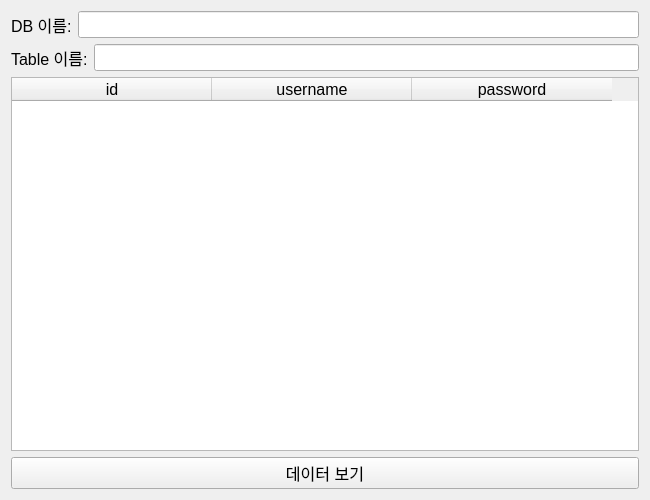
<?xml version="1.0" encoding="UTF-8"?>
<ui version="4.0">
 <class>Form</class>
 <widget class="QWidget" name="Form">
  <property name="geometry">
   <rect>
    <x>0</x>
    <y>0</y>
    <width>650</width>
    <height>500</height>
   </rect>
  </property>
  <property name="windowTitle">
   <string>Form</string>
  </property>
  <layout class="QVBoxLayout" name="verticalLayout">
   <item>
    <layout class="QHBoxLayout" name="horizontalLayout">
     <item>
      <widget class="QLabel" name="label">
       <property name="font">
        <font>
         <pointsize>12</pointsize>
        </font>
       </property>
       <property name="text">
        <string>DB 이름:</string>
       </property>
      </widget>
     </item>
     <item>
      <widget class="QLineEdit" name="lineEdit_dbname">
       <property name="font">
        <font>
         <pointsize>12</pointsize>
        </font>
       </property>
      </widget>
     </item>
    </layout>
   </item>
   <item>
    <layout class="QHBoxLayout" name="horizontalLayout_2">
     <item>
      <widget class="QLabel" name="label_2">
       <property name="font">
        <font>
         <pointsize>12</pointsize>
        </font>
       </property>
       <property name="text">
        <string>Table 이름:</string>
       </property>
      </widget>
     </item>
     <item>
      <widget class="QLineEdit" name="lineEdit_tablename">
       <property name="font">
        <font>
         <pointsize>12</pointsize>
        </font>
       </property>
      </widget>
     </item>
    </layout>
   </item>
   <item>
    <widget class="QTableWidget" name="tableWidget">
     <property name="font">
      <font>
       <pointsize>12</pointsize>
      </font>
     </property>
     <property name="lineWidth">
      <number>3</number>
     </property>
     <attribute name="horizontalHeaderDefaultSectionSize">
      <number>200</number>
     </attribute>
     <column>
      <property name="text">
       <string>id</string>
      </property>
     </column>
     <column>
      <property name="text">
       <string>username</string>
      </property>
     </column>
     <column>
      <property name="text">
       <string>password</string>
      </property>
     </column>
    </widget>
   </item>
   <item>
    <widget class="QPushButton" name="pushButton">
     <property name="font">
      <font>
       <pointsize>12</pointsize>
      </font>
     </property>
     <property name="text">
      <string>데이터 보기</string>
     </property>
    </widget>
   </item>
  </layout>
 </widget>
 <resources/>
 <connections/>
</ui>
